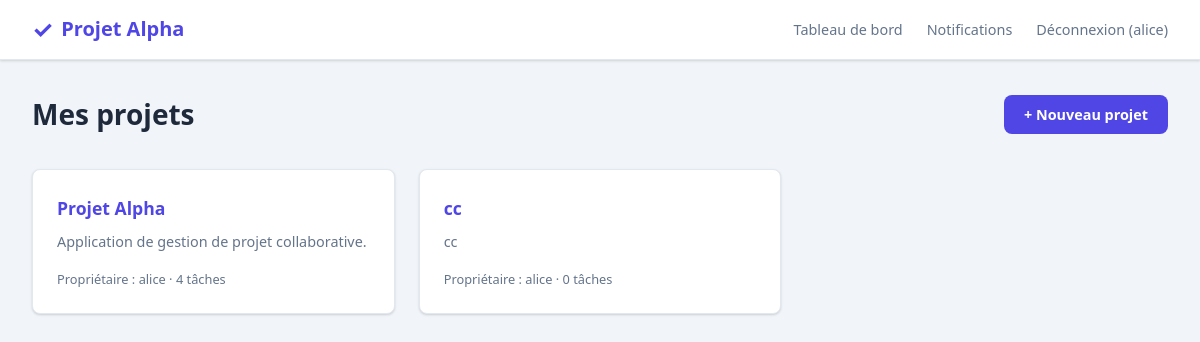
The page /dashboard/ (signed in) on the database its author committed.
### projects/models.py (models this page shows, shortened)
class Project(models.Model):
    name = models.CharField(max_length=200)
    description = models.TextField(blank=True)
    owner = models.ForeignKey(
        settings.AUTH_USER_MODEL,
        on_delete=models.CASCADE,
        related_name='owned_projects',
    )
    created_at = models.DateTimeField(auto_now_add=True)
    class Meta:
        ordering = ['-created_at']

### projects/views.py (the view)
# urls.py: path('', RedirectView.as_view(pattern_name='projects:dashboard', permanent=False)),
@user_passes_test(lambda u: u.is_authenticated)
def dashboard(request):
    memberships = ProjectMember.objects.filter(user=request.user).select_related('project')
    projects = [m.project for m in memberships]
    return render(request, 'projects/dashboard.html', {'projects': projects})

### notifications/context_processors.py (called while the page is built)
def unread_notifications(request):
    if request.user.is_authenticated:
        count = request.user.notifications.filter(is_read=False).count()
        return {'unread_notifications_count': count}
    return {'unread_notifications_count': 0}

### templates/projects/dashboard.html (shortened to what this page needs)
{% extends 'base.html' %}
{% block content %}
<div class="page-header">
    <h1>Mes projets</h1>
    <a href="{% url 'projects:project_create' %}" class="btn btn-primary">+ Nouveau projet</a>
</div>
{% if projects %}
<div class="card-grid">
    {% for project in projects %}
    <div class="project-card">
        <h3><a href="{% url 'projects:project_detail' project.pk %}">{{ project.name }}</a></h3>
        <p>{{ project.description|truncatewords:20|default:"Aucune description" }}</p>
        <div class="meta">
            Propriétaire : {{ project.owner.username }} ·
            {{ project.tasks.count }} tâche{{ project.tasks.count|pluralize }}
        </div>
    </div>
    {% endfor %}
</div>
{% else %}
<div class="empty-state card">
    <h3>Aucun projet</h3>
    <p>Créez votre premier projet pour commencer à organiser vos tâches.</p>
    <a href="{% url 'projects:project_create' %}" class="btn btn-primary" style="margin-top:1rem;">Créer un projet</a>
</div>
{% endif %}
{% endblock %}

### templates/base.html (shortened to what this page needs)
{% load static %}
<!DOCTYPE html>
<html lang="fr">
<head>
    <link rel="stylesheet" href="{% static 'css/style.css' %}">
</head>
<body>
    {% if user.is_authenticated %}
    <nav class="navbar">
        <a href="{% url 'projects:dashboard' %}" class="navbar-brand">
            <span>✓</span> Projet Alpha
        </a>
        <ul class="navbar-nav">
            <li><a href="{% url 'projects:dashboard' %}">Tableau de bord</a></li>
            <li>
                <a href="{% url 'notifications:list' %}">
                    Notifications
                </a>
            </li>
            <li>
                <form method="post" action="{% url 'accounts:logout' %}" class="logout-form">
                    <button type="submit">Déconnexion ({{ user.username }})</button>
                </form>
            </li>
        </ul>
    </nav>
    {% endif %}
    <div class="container">
        {% block content %}{% endblock %}
    </div>
</body>
</html>

### static/css/style.css (style rules this page uses)
:root { --primary: #4f46e5; --primary-dark: #4338ca; --bg: #f1f5f9; --surface: #ffffff; --text: #1e293b; --text-muted: #64748b; --border: #e2e8f0; --success: #22c55e; --warning: #f59e0b; --danger: #ef4444; --todo: #94a3b8; --progress: #3b82f6; --done: #22c55e; --shadow: 0 1px 3px rgba(0,0,0,.1), 0 1px 2px rgba(0,0,0,.06); --shadow-lg: 0 10px 15px -3px rgba(0,0,0,.1), 0 4px 6px -4px rgba(0,0,0,.1); --radius: 8px; }
* { box-sizing: border-box; margin: 0; padding: 0; }
body { font-family: 'Segoe UI', system-ui, -apple-system, sans-serif; background: var(--bg); color: var(--text); line-height: 1.6; min-height: 100vh; }
a { color: var(--primary); text-decoration: none; }
.navbar { background: var(--surface); border-bottom: 1px solid var(--border); padding: 0 2rem; height: 60px; display: flex; align-items: center; justify-content: space-between; position: sticky; top: 0; z-index: 100; box-shadow: var(--shadow); }
.navbar-brand { font-size: 1.25rem; font-weight: 700; color: var(--primary); display: flex; align-items: center; gap: .5rem; }
.navbar-brand span { font-size: 1.5rem; }
.navbar-nav { display: flex; align-items: center; gap: 1.5rem; list-style: none; }
.navbar-nav a { color: var(--text-muted); font-weight: 500; font-size: .9rem; }
.logout-form { display: inline; margin: 0; padding: 0; }
.logout-form button { background: none; border: none; color: var(--text-muted); font-weight: 500; font-size: .9rem; font-family: inherit; cursor: pointer; padding: 0; }
.container { max-width: 1200px; margin: 0 auto; padding: 2rem; }
.page-header { display: flex; align-items: center; justify-content: space-between; margin-bottom: 2rem; }
.page-header h1 { font-size: 1.75rem; font-weight: 700; }
.btn { display: inline-flex; align-items: center; gap: .4rem; padding: .5rem 1.25rem; border-radius: var(--radius); font-size: .9rem; font-weight: 600; border: none; cursor: pointer; transition: all .15s; text-decoration: none; }
.btn-primary { background: var(--primary); color: white; }
.card-grid { display: grid; grid-template-columns: repeat(auto-fill, minmax(280px, 1fr)); gap: 1.5rem; }
.project-card { background: var(--surface); border-radius: var(--radius); border: 1px solid var(--border); padding: 1.5rem; box-shadow: var(--shadow); transition: box-shadow .2s, transform .2s; }
.project-card h3 { font-size: 1.1rem; margin-bottom: .5rem; }
.project-card p { color: var(--text-muted); font-size: .9rem; margin-bottom: 1rem; }
.project-card .meta { font-size: .8rem; color: var(--text-muted); }

### rows shown on the page
Project: name "Projet Alpha", description "Application de gestion de projet collaborative.", owner.username "alice", tasks.count "4"
Project: name "cc", description "cc", owner.username "alice", tasks.count "0"

### other values the page prints
{{ user.username }} "alice"
